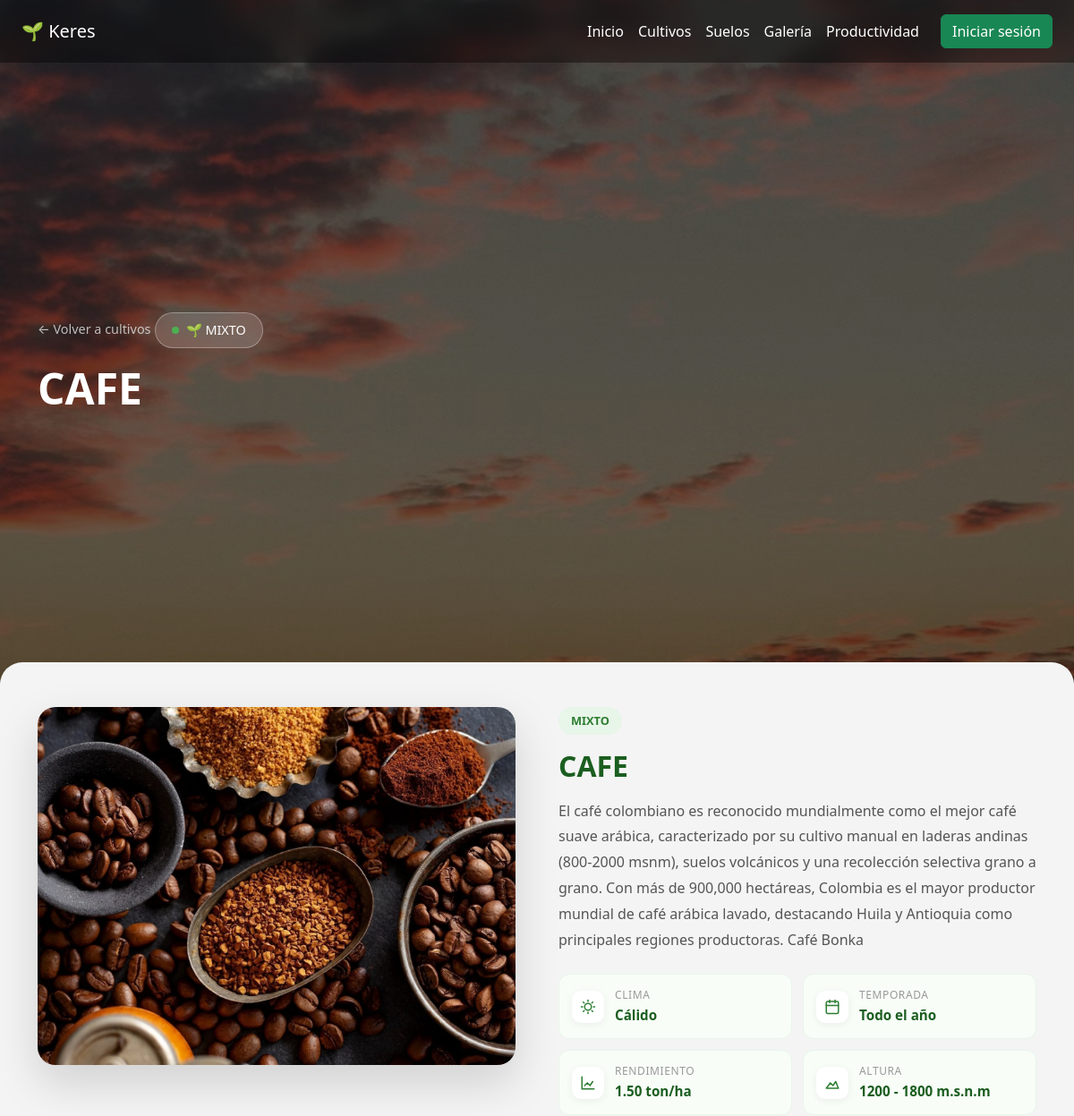
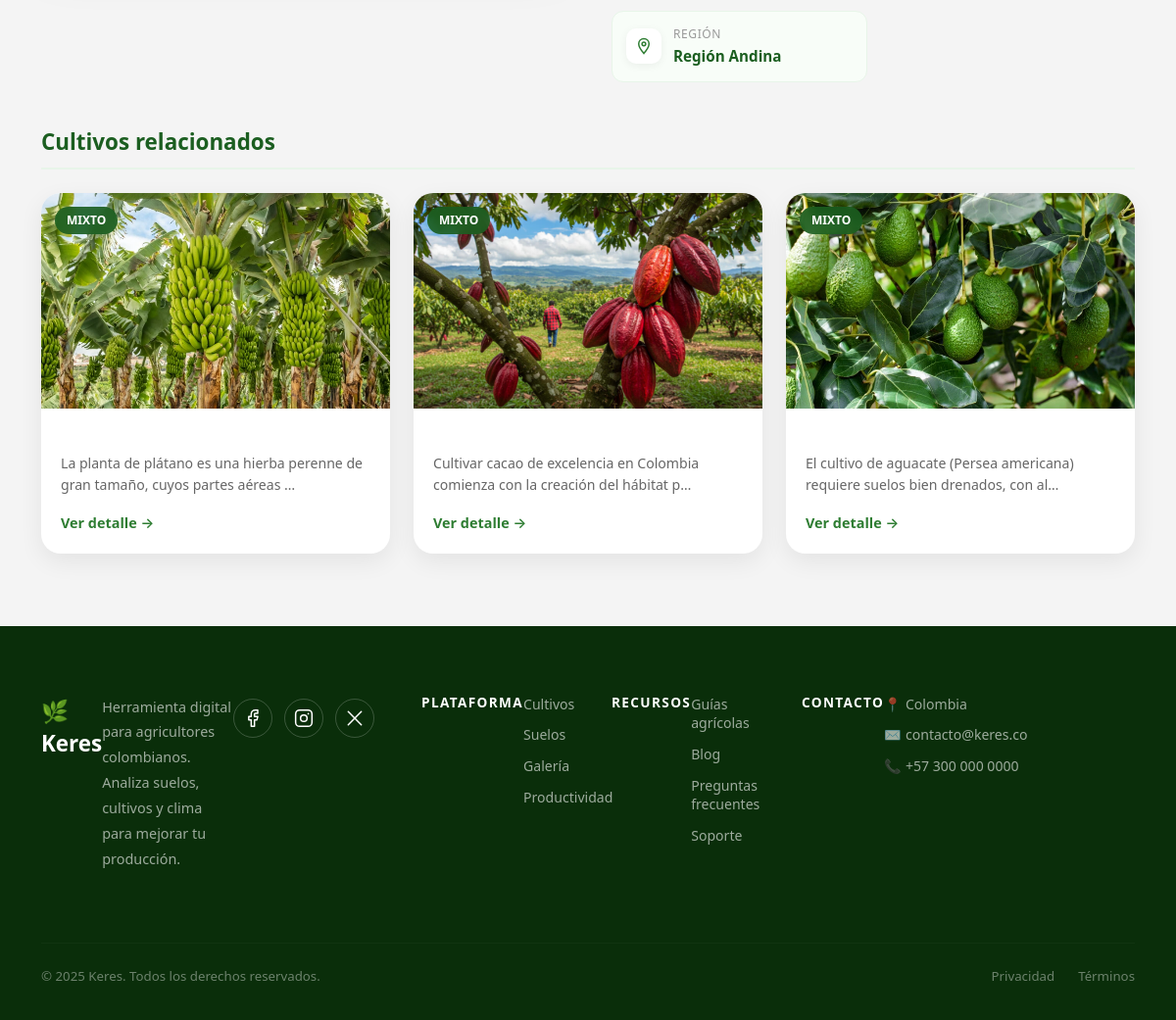
Screenshot of /cultivos/3/ with the database file from the repository (2 pictures, top to bottom).
### web/models.py (models this page shows, shortened)
class Cultivo(models.Model):
    REGIONES = [
        ('andina', 'Región Andina'),
        ('caribe', 'Región Caribe'),
        ('pacifica', 'Región Pacífica'),
        ('orinoquia', 'Región Orinoquía'),
        ('amazonia', 'Región Amazonía'),
        ('insular', 'Región Insular'),
    ]
    CLIMA_CHOICES = [
        ('calido', 'Cálido'),
        ('templado', 'Templado'),
        ('frio', 'Frío'),
        ('paramo', 'Páramo'),
    ]
    TEMPORADA_CHOICES = [
        ('enero-marzo', 'Enero - Marzo'),
        ('abril-junio', 'Abril - Junio'),
        ('julio-septiembre', 'Julio - Septiembre'),
        ('octubre-diciembre', 'Octubre - Diciembre'),
        ('todo-el-año', 'Todo el año'),
    ]
    nombre = models.CharField(max_length=100)
    descripcion = models.TextField()
    imagen = models.ImageField(upload_to='cultivos/')
    suelo = models.ForeignKey(Suelo, on_delete=models.CASCADE)
    region = models.CharField(max_length=50, choices=REGIONES, blank=True, null=True)
    clima = models.CharField(max_length=50, choices=CLIMA_CHOICES, blank=True, null=True)
    temporada = models.CharField(max_length=50, choices=TEMPORADA_CHOICES, blank=True, null=True)
    rendimiento_ha = models.DecimalField(max_digits=8, decimal_places=2, blank=True, null=True, help_text="Toneladas por hectárea")
    altura_minima = models.IntegerField(blank=True, null=True, help_text="Metros sobre el nivel del mar")
    altura_maxima = models.IntegerField(blank=True, null=True, help_text="Metros sobre el nivel del mar")

class Suelo(models.Model):
    nombre = models.CharField(max_length=100)
    descripcion = models.TextField()

### web/views.py (the view)
# urls.py: path('cultivos/<int:cultivo_id>/', views.detalle_cultivo, name='detalle_cultivo'),
def detalle_cultivo(request, cultivo_id):
    cultivo = get_object_or_404(Cultivo, id=cultivo_id)
    cultivos_relacionados = Cultivo.objects.filter(
        suelo=cultivo.suelo
    ).exclude(id=cultivo_id)[:3]  # Limita a 3 resultados
    return render(request, "detalle_cultivo.html", {
        "cultivo": cultivo,
        "relacionados": cultivos_relacionados
    })

### web/models.py (called while the page is built)
    def __str__(self):
        return self.nombre

### web/templates/detalle_cultivo.html
{% extends 'base.html' %}
{% block contenido %}
<section class="hero hero-cultivos">
    <div class="container text-white">
        <a href="/cultivos/" class="detalle-volver mb-4 d-inline-flex align-items-center gap-2">
            ← Volver a cultivos
        </a>
        <div class="hero-badge mb-3">
            <span class="badge-dot"></span>
            🌱 {{ cultivo.suelo }}
        </div>
        <h1 class="display-3 fw-bold hero-titulo">
            {{ cultivo.nombre }}
        </h1>
    </div>
</section>
<div class="cultivos-container">
    <div class="container">
        <div class="row g-5">
            <div class="col-md-6">
                <div class="detalle-img-wrap">
                    {% if cultivo.imagen %}
                    <img src="{{ cultivo.imagen.url }}" alt="{{ cultivo.nombre }}">
                    {% endif %}
                </div>
            </div>
            <div class="col-md-6">
                <div class="detalle-info">
                    <span class="detalle-suelo-badge">{{ cultivo.suelo }}</span>
                    <h2 class="detalle-titulo">{{ cultivo.nombre }}</h2>
                    <p class="detalle-desc">{{ cultivo.descripcion }}</p>
                    <div class="detalle-fichas">
                        {% if cultivo.clima %}
                        <div class="detalle-ficha">
                            <div class="detalle-ficha-icono">
                                <svg viewBox="0 0 24 24" fill="none">
                                    <circle cx="12" cy="12" r="5" stroke="#2e7d32" stroke-width="2"/>
                                    <path d="M12 2v2M12 20v2M2 12h2M20 12h2M4.93 4.93l1.41 1.41M17.66 17.66l1.41 1.41M4.93 19.07l1.41-1.41M17.66 6.34l1.41-1.41" stroke="#2e7d32" stroke-width="2" stroke-linecap="round"/>
                                </svg>
                            </div>
                            <div>
                                <span class="detalle-ficha-label">Clima</span>
                                <span class="detalle-ficha-valor">{{ cultivo.get_clima_display }}</span>
                            </div>
                        </div>
                        {% endif %}
                        {% if cultivo.temporada %}
                        <div class="detalle-ficha">
                            <div class="detalle-ficha-icono">
                                <svg viewBox="0 0 24 24" fill="none">
                                    <rect x="3" y="4" width="18" height="18" rx="2" stroke="#2e7d32" stroke-width="2"/>
                                    <path d="M16 2v4M8 2v4M3 10h18" stroke="#2e7d32" stroke-width="2" stroke-linecap="round"/>
                                </svg>
                            </div>
                            <div>
                                <span class="detalle-ficha-label">Temporada</span>
                                <span class="detalle-ficha-valor">{{ cultivo.get_temporada_display }}</span>
                            </div>
                        </div>
                        {% endif %}
                        {% if cultivo.rendimiento_ha %}
                        <div class="detalle-ficha">
                            <div class="detalle-ficha-icono">
                                <svg viewBox="0 0 24 24" fill="none">
                                    <path d="M3 3v18h18" stroke="#2e7d32" stroke-width="2" stroke-linecap="round"/>
                                    <path d="M7 16l4-4 4 4 4-6" stroke="#2e7d32" stroke-width="2" stroke-linecap="round" stroke-linejoin="round"/>
                                </svg>
                            </div>
                            <div>
                                <span class="detalle-ficha-label">Rendimiento</span>
                                <span class="detalle-ficha-valor">{{ cultivo.rendimiento_ha }} ton/ha</span>
                            </div>
                        </div>
                        {% endif %}
                        {% if cultivo.altura_minima and cultivo.altura_maxima %}
                        <div class="detalle-ficha">
                            <div class="detalle-ficha-icono">
                                <svg viewBox="0 0 24 24" fill="none">
                                    <path d="M3 20l6-8 4 4 4-6 4 10H3z" stroke="#2e7d32" stroke-width="2" stroke-linecap="round" stroke-linejoin="round"/>
                                </svg>
                            </div>
                            <div>
                                <span class="detalle-ficha-label">Altura</span>
                                <span class="detalle-ficha-valor">{{ cultivo.altura_minima }} - {{ cultivo.altura_maxima }} m.s.n.m</span>
                            </div>
                        </div>
                        {% endif %}
                        {% if cultivo.region %}
                        <div class="detalle-ficha">
                            <div class="detalle-ficha-icono">
                                <svg viewBox="0 0 24 24" fill="none">
                                    <path d="M12 2C8 2 5 5 5 9c0 5 7 13 7 13s7-8 7-13c0-4-3-7-7-7z" stroke="#2e7d32" stroke-width="2"/>
                                    <circle cx="12" cy="9" r="2.5" stroke="#2e7d32" stroke-width="2"/>
                                </svg>
                            </div>
                            <div>
                                <span class="detalle-ficha-label">Región</span>
                                <span class="detalle-ficha-valor">{{ cultivo.get_region_display }}</span>
                            </div>
                        </div>
                        {% endif %}
                    </div>
                </div>
            </div>
        </div>
        {% if relacionados %}
        <div class="detalle-relacionados mt-5">
            <h4 class="detalle-relacionados-titulo">Cultivos relacionados</h4>
            <div class="row">
                {% for rel in relacionados %}
                <div class="col-md-4 mb-4">
                    <div class="cultivo-card">
                        <div class="cultivo-img-wrap">
                            {% if rel.imagen %}
                            <img src="{{ rel.imagen.url }}" alt="{{ rel.nombre }}">
                            {% endif %}
                            <div class="cultivo-badge-suelo">{{ rel.suelo }}</div>
                        </div>
                        <div class="cultivo-body">
                            <h5 class="cultivo-nombre">{{ rel.nombre }}</h5>
                            <p class="cultivo-desc">{{ rel.descripcion|truncatechars:80 }}</p>
                            <a href="{% url 'detalle_cultivo' rel.id %}" class="cultivo-btn">Ver detalle →</a>
                        </div>
                    </div>
                </div>
                {% endfor %}
            </div>
        </div>
        {% endif %}
    </div>
</div>
{% endblock %}

### web/templates/base.html (style rules this page uses)
html, body { overflow-x: hidden; max-width: 100%; }

### rows the page displays
Cultivo: suelo "MIXTO", nombre "CAFE", imagen (picture), descripcion "El café colombiano es reconocido mundialmente como el mejor café suave arábica, caracterizado por su cultivo manual en laderas andinas (800-2000 msnm), suelos volcánicos y una recolección selectiva grano a grano. Con más de 900,000 hectáreas, Colombia es el mayor productor mundial de café arábica lavado, destacando Huila y Antioquia como principales regiones productoras. Café Bonka", clima "Cálido", temporada "Todo el año", rendimiento_ha "1.50", altura_minima "1200", altura_maxima "1800", region "Región Andina"
Cultivo: imagen (picture), suelo "MIXTO", descripcion "La planta de plátano es una hierba perenne de gran tamaño, cuyos partes aéreas …"
Cultivo: imagen (picture), suelo "MIXTO", descripcion "Cultivar cacao de excelencia en Colombia comienza con la creación del hábitat p…"
Cultivo: imagen (picture), suelo "MIXTO", descripcion "El cultivo de aguacate (Persea americana) requiere suelos bien drenados, con al…"
